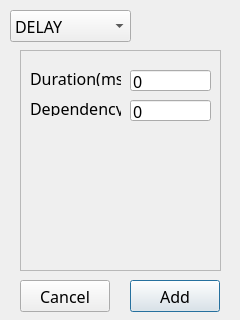
<?xml version="1.0" encoding="UTF-8"?>
<ui version="4.0">
 <class>AddActionWindow</class>
 <widget class="QDialog" name="AddActionWindow">
  <property name="geometry">
   <rect>
    <x>0</x>
    <y>0</y>
    <width>240</width>
    <height>320</height>
   </rect>
  </property>
  <property name="font">
   <font>
    <family>Menlo</family>
    <pointsize>12</pointsize>
   </font>
  </property>
  <property name="windowTitle">
   <string>Dialog</string>
  </property>
  <widget class="QPushButton" name="addButton">
   <property name="geometry">
    <rect>
     <x>130</x>
     <y>280</y>
     <width>90</width>
     <height>32</height>
    </rect>
   </property>
   <property name="text">
    <string>Add</string>
   </property>
  </widget>
  <widget class="QComboBox" name="actionBox">
   <property name="geometry">
    <rect>
     <x>10</x>
     <y>10</y>
     <width>121</width>
     <height>32</height>
    </rect>
   </property>
   <item>
    <property name="text">
     <string>DELAY</string>
    </property>
   </item>
   <item>
    <property name="text">
     <string>PIN_READ</string>
    </property>
   </item>
   <item>
    <property name="text">
     <string>PIN_WRITE</string>
    </property>
   </item>
   <item>
    <property name="text">
     <string>PIN_TRIGGER</string>
    </property>
   </item>
  </widget>
  <widget class="QStackedWidget" name="stackedWidget">
   <property name="geometry">
    <rect>
     <x>20</x>
     <y>50</y>
     <width>201</width>
     <height>221</height>
    </rect>
   </property>
   <property name="currentIndex">
    <number>0</number>
   </property>
   <widget class="QWidget" name="delay_page">
    <widget class="QFrame" name="frame_delay">
     <property name="geometry">
      <rect>
       <x>0</x>
       <y>0</y>
       <width>201</width>
       <height>221</height>
      </rect>
     </property>
     <property name="frameShape">
      <enum>QFrame::Shape::StyledPanel</enum>
     </property>
     <property name="frameShadow">
      <enum>QFrame::Shadow::Raised</enum>
     </property>
     <widget class="QLineEdit" name="lineEdit_duration_d">
      <property name="geometry">
       <rect>
        <x>110</x>
        <y>20</y>
        <width>81</width>
        <height>21</height>
       </rect>
      </property>
      <property name="text">
       <string>0</string>
      </property>
     </widget>
     <widget class="QLabel" name="label_duration_d">
      <property name="geometry">
       <rect>
        <x>10</x>
        <y>20</y>
        <width>91</width>
        <height>16</height>
       </rect>
      </property>
      <property name="text">
       <string>Duration(ms):</string>
      </property>
     </widget>
     <widget class="QLineEdit" name="lineEdit_dependency_d">
      <property name="geometry">
       <rect>
        <x>110</x>
        <y>50</y>
        <width>81</width>
        <height>21</height>
       </rect>
      </property>
      <property name="text">
       <string>0</string>
      </property>
     </widget>
     <widget class="QLabel" name="label_dependency_d">
      <property name="geometry">
       <rect>
        <x>10</x>
        <y>50</y>
        <width>91</width>
        <height>16</height>
       </rect>
      </property>
      <property name="text">
       <string>Dependency:</string>
      </property>
     </widget>
    </widget>
   </widget>
   <widget class="QWidget" name="pin_read_page">
    <widget class="QFrame" name="frame_read">
     <property name="geometry">
      <rect>
       <x>0</x>
       <y>0</y>
       <width>201</width>
       <height>221</height>
      </rect>
     </property>
     <property name="frameShape">
      <enum>QFrame::Shape::StyledPanel</enum>
     </property>
     <property name="frameShadow">
      <enum>QFrame::Shadow::Raised</enum>
     </property>
     <widget class="QWidget" name="w_final_r" native="true">
      <property name="geometry">
       <rect>
        <x>0</x>
        <y>120</y>
        <width>201</width>
        <height>31</height>
       </rect>
      </property>
      <widget class="QLabel" name="label_rfinal">
       <property name="geometry">
        <rect>
         <x>10</x>
         <y>10</y>
         <width>91</width>
         <height>16</height>
        </rect>
       </property>
       <property name="text">
        <string>Final Level:</string>
       </property>
      </widget>
      <widget class="QRadioButton" name="finalRHButton">
       <property name="geometry">
        <rect>
         <x>120</x>
         <y>10</y>
         <width>31</width>
         <height>20</height>
        </rect>
       </property>
       <property name="text">
        <string>H</string>
       </property>
      </widget>
      <widget class="QRadioButton" name="finalRLButton">
       <property name="geometry">
        <rect>
         <x>160</x>
         <y>10</y>
         <width>31</width>
         <height>20</height>
        </rect>
       </property>
       <property name="text">
        <string>L</string>
       </property>
      </widget>
     </widget>
     <widget class="QWidget" name="w_initial_r" native="true">
      <property name="geometry">
       <rect>
        <x>0</x>
        <y>70</y>
        <width>201</width>
        <height>31</height>
       </rect>
      </property>
      <widget class="QRadioButton" name="initialRLButton">
       <property name="geometry">
        <rect>
         <x>160</x>
         <y>0</y>
         <width>31</width>
         <height>20</height>
        </rect>
       </property>
       <property name="text">
        <string>L</string>
       </property>
      </widget>
      <widget class="QLabel" name="label_rinitial">
       <property name="geometry">
        <rect>
         <x>10</x>
         <y>0</y>
         <width>101</width>
         <height>16</height>
        </rect>
       </property>
       <property name="text">
        <string>Initial Level: </string>
       </property>
      </widget>
      <widget class="QRadioButton" name="initialRHButton">
       <property name="geometry">
        <rect>
         <x>120</x>
         <y>0</y>
         <width>31</width>
         <height>20</height>
        </rect>
       </property>
       <property name="text">
        <string>H</string>
       </property>
      </widget>
     </widget>
     <widget class="QWidget" name="w_target_r" native="true">
      <property name="geometry">
       <rect>
        <x>0</x>
        <y>100</y>
        <width>201</width>
        <height>31</height>
       </rect>
      </property>
      <widget class="QRadioButton" name="targetRLButton">
       <property name="geometry">
        <rect>
         <x>160</x>
         <y>0</y>
         <width>31</width>
         <height>20</height>
        </rect>
       </property>
       <property name="text">
        <string>L</string>
       </property>
      </widget>
      <widget class="QRadioButton" name="targetRHButton">
       <property name="geometry">
        <rect>
         <x>120</x>
         <y>0</y>
         <width>31</width>
         <height>20</height>
        </rect>
       </property>
       <property name="text">
        <string>H</string>
       </property>
      </widget>
      <widget class="QLabel" name="label_rtarget">
       <property name="geometry">
        <rect>
         <x>10</x>
         <y>0</y>
         <width>91</width>
         <height>16</height>
        </rect>
       </property>
       <property name="text">
        <string>Target Level:</string>
       </property>
      </widget>
     </widget>
     <widget class="QLabel" name="label_pin_no_r">
      <property name="geometry">
       <rect>
        <x>10</x>
        <y>40</y>
        <width>81</width>
        <height>16</height>
       </rect>
      </property>
      <property name="text">
       <string>Pin No:</string>
      </property>
     </widget>
     <widget class="QLabel" name="label_duration_r">
      <property name="geometry">
       <rect>
        <x>10</x>
        <y>160</y>
        <width>91</width>
        <height>16</height>
       </rect>
      </property>
      <property name="text">
       <string>Duration(ms):</string>
      </property>
     </widget>
     <widget class="QLineEdit" name="lineEdit_duration_r">
      <property name="geometry">
       <rect>
        <x>110</x>
        <y>160</y>
        <width>81</width>
        <height>21</height>
       </rect>
      </property>
      <property name="text">
       <string>0</string>
      </property>
     </widget>
     <widget class="QSpinBox" name="spinBox_r">
      <property name="geometry">
       <rect>
        <x>110</x>
        <y>40</y>
        <width>81</width>
        <height>22</height>
       </rect>
      </property>
      <property name="displayIntegerBase">
       <number>10</number>
      </property>
     </widget>
     <widget class="QLineEdit" name="lineEdit_dependency_r">
      <property name="geometry">
       <rect>
        <x>110</x>
        <y>190</y>
        <width>81</width>
        <height>21</height>
       </rect>
      </property>
      <property name="text">
       <string>0</string>
      </property>
     </widget>
     <widget class="QLabel" name="label_dependency_r">
      <property name="geometry">
       <rect>
        <x>10</x>
        <y>190</y>
        <width>81</width>
        <height>16</height>
       </rect>
      </property>
      <property name="text">
       <string>Dependency:</string>
      </property>
     </widget>
     <widget class="QLabel" name="label_port_r">
      <property name="geometry">
       <rect>
        <x>10</x>
        <y>10</y>
        <width>51</width>
        <height>16</height>
       </rect>
      </property>
      <property name="text">
       <string>Port:</string>
      </property>
     </widget>
     <widget class="QComboBox" name="comboBox_port_r">
      <property name="geometry">
       <rect>
        <x>105</x>
        <y>5</y>
        <width>91</width>
        <height>32</height>
       </rect>
      </property>
      <item>
       <property name="text">
        <string>PORT A</string>
       </property>
      </item>
      <item>
       <property name="text">
        <string>PORT B</string>
       </property>
      </item>
      <item>
       <property name="text">
        <string>PORT C</string>
       </property>
      </item>
      <item>
       <property name="text">
        <string>PORT D</string>
       </property>
      </item>
      <item>
       <property name="text">
        <string>PORT E</string>
       </property>
      </item>
      <item>
       <property name="text">
        <string>PORT F</string>
       </property>
      </item>
     </widget>
    </widget>
   </widget>
   <widget class="QWidget" name="pin_write_page">
    <widget class="QFrame" name="frame_write">
     <property name="geometry">
      <rect>
       <x>0</x>
       <y>0</y>
       <width>201</width>
       <height>221</height>
      </rect>
     </property>
     <property name="frameShape">
      <enum>QFrame::Shape::StyledPanel</enum>
     </property>
     <property name="frameShadow">
      <enum>QFrame::Shadow::Raised</enum>
     </property>
     <widget class="QWidget" name="w_final_w" native="true">
      <property name="geometry">
       <rect>
        <x>0</x>
        <y>130</y>
        <width>201</width>
        <height>31</height>
       </rect>
      </property>
      <widget class="QRadioButton" name="finalWLButton">
       <property name="geometry">
        <rect>
         <x>160</x>
         <y>0</y>
         <width>31</width>
         <height>20</height>
        </rect>
       </property>
       <property name="text">
        <string>L</string>
       </property>
      </widget>
      <widget class="QRadioButton" name="finalWHButton">
       <property name="geometry">
        <rect>
         <x>120</x>
         <y>0</y>
         <width>31</width>
         <height>20</height>
        </rect>
       </property>
       <property name="text">
        <string>H</string>
       </property>
      </widget>
      <widget class="QLabel" name="label_wfinal">
       <property name="geometry">
        <rect>
         <x>10</x>
         <y>0</y>
         <width>91</width>
         <height>16</height>
        </rect>
       </property>
       <property name="text">
        <string>Final Level:</string>
       </property>
      </widget>
     </widget>
     <widget class="QWidget" name="w_initial_w" native="true">
      <property name="geometry">
       <rect>
        <x>0</x>
        <y>70</y>
        <width>201</width>
        <height>31</height>
       </rect>
      </property>
      <widget class="QRadioButton" name="initialWLButton">
       <property name="geometry">
        <rect>
         <x>160</x>
         <y>0</y>
         <width>31</width>
         <height>20</height>
        </rect>
       </property>
       <property name="text">
        <string>L</string>
       </property>
      </widget>
      <widget class="QRadioButton" name="initialWHButton">
       <property name="geometry">
        <rect>
         <x>120</x>
         <y>0</y>
         <width>31</width>
         <height>20</height>
        </rect>
       </property>
       <property name="text">
        <string>H</string>
       </property>
      </widget>
      <widget class="QLabel" name="label_winitial">
       <property name="geometry">
        <rect>
         <x>10</x>
         <y>0</y>
         <width>91</width>
         <height>16</height>
        </rect>
       </property>
       <property name="text">
        <string>Initial Level: </string>
       </property>
      </widget>
     </widget>
     <widget class="QWidget" name="w_target_w" native="true">
      <property name="geometry">
       <rect>
        <x>0</x>
        <y>100</y>
        <width>201</width>
        <height>31</height>
       </rect>
      </property>
      <widget class="QRadioButton" name="targetWLButton">
       <property name="geometry">
        <rect>
         <x>160</x>
         <y>0</y>
         <width>31</width>
         <height>20</height>
        </rect>
       </property>
       <property name="text">
        <string>L</string>
       </property>
      </widget>
      <widget class="QRadioButton" name="targetWHButton">
       <property name="geometry">
        <rect>
         <x>120</x>
         <y>0</y>
         <width>31</width>
         <height>20</height>
        </rect>
       </property>
       <property name="text">
        <string>H</string>
       </property>
      </widget>
      <widget class="QLabel" name="label_wtarget">
       <property name="geometry">
        <rect>
         <x>10</x>
         <y>0</y>
         <width>91</width>
         <height>16</height>
        </rect>
       </property>
       <property name="text">
        <string>Target Level:</string>
       </property>
      </widget>
     </widget>
     <widget class="QSpinBox" name="spinBox_w">
      <property name="geometry">
       <rect>
        <x>110</x>
        <y>40</y>
        <width>81</width>
        <height>22</height>
       </rect>
      </property>
     </widget>
     <widget class="QLineEdit" name="lineEdit_dependency_w">
      <property name="geometry">
       <rect>
        <x>110</x>
        <y>190</y>
        <width>81</width>
        <height>21</height>
       </rect>
      </property>
      <property name="text">
       <string>0</string>
      </property>
     </widget>
     <widget class="QLabel" name="label_duration_w">
      <property name="geometry">
       <rect>
        <x>10</x>
        <y>160</y>
        <width>91</width>
        <height>16</height>
       </rect>
      </property>
      <property name="text">
       <string>Duration(ms):</string>
      </property>
     </widget>
     <widget class="QLabel" name="label_dependency_w">
      <property name="geometry">
       <rect>
        <x>10</x>
        <y>190</y>
        <width>81</width>
        <height>16</height>
       </rect>
      </property>
      <property name="text">
       <string>Dependency:</string>
      </property>
     </widget>
     <widget class="QLineEdit" name="lineEdit_duration_w">
      <property name="geometry">
       <rect>
        <x>110</x>
        <y>160</y>
        <width>81</width>
        <height>21</height>
       </rect>
      </property>
      <property name="text">
       <string>0</string>
      </property>
     </widget>
     <widget class="QLabel" name="label_pin_no_w">
      <property name="geometry">
       <rect>
        <x>10</x>
        <y>40</y>
        <width>91</width>
        <height>16</height>
       </rect>
      </property>
      <property name="text">
       <string>Pin No:</string>
      </property>
     </widget>
     <widget class="QComboBox" name="comboBox_port_w">
      <property name="geometry">
       <rect>
        <x>105</x>
        <y>5</y>
        <width>91</width>
        <height>32</height>
       </rect>
      </property>
      <item>
       <property name="text">
        <string>PORT A</string>
       </property>
      </item>
      <item>
       <property name="text">
        <string>PORT B</string>
       </property>
      </item>
      <item>
       <property name="text">
        <string>PORT C</string>
       </property>
      </item>
      <item>
       <property name="text">
        <string>PORT D</string>
       </property>
      </item>
      <item>
       <property name="text">
        <string>PORT E</string>
       </property>
      </item>
      <item>
       <property name="text">
        <string>PORT F</string>
       </property>
      </item>
     </widget>
     <widget class="QLabel" name="label_port_r_w">
      <property name="geometry">
       <rect>
        <x>10</x>
        <y>10</y>
        <width>91</width>
        <height>16</height>
       </rect>
      </property>
      <property name="text">
       <string>Port:</string>
      </property>
     </widget>
    </widget>
   </widget>
   <widget class="QWidget" name="pin_trigger_page">
    <widget class="QFrame" name="frame_trigger">
     <property name="geometry">
      <rect>
       <x>0</x>
       <y>0</y>
       <width>201</width>
       <height>221</height>
      </rect>
     </property>
     <property name="frameShape">
      <enum>QFrame::Shape::StyledPanel</enum>
     </property>
     <property name="frameShadow">
      <enum>QFrame::Shadow::Raised</enum>
     </property>
     <widget class="QWidget" name="w_target_t" native="true">
      <property name="geometry">
       <rect>
        <x>0</x>
        <y>90</y>
        <width>201</width>
        <height>31</height>
       </rect>
      </property>
      <widget class="QRadioButton" name="targetTHButton">
       <property name="geometry">
        <rect>
         <x>120</x>
         <y>10</y>
         <width>31</width>
         <height>20</height>
        </rect>
       </property>
       <property name="text">
        <string>H</string>
       </property>
      </widget>
      <widget class="QRadioButton" name="targetTLButton">
       <property name="geometry">
        <rect>
         <x>160</x>
         <y>10</y>
         <width>31</width>
         <height>20</height>
        </rect>
       </property>
       <property name="text">
        <string>L</string>
       </property>
      </widget>
     </widget>
     <widget class="QLabel" name="label_pin_no_t">
      <property name="geometry">
       <rect>
        <x>10</x>
        <y>40</y>
        <width>81</width>
        <height>16</height>
       </rect>
      </property>
      <property name="text">
       <string>Pin No:</string>
      </property>
     </widget>
     <widget class="QWidget" name="w_initial_t" native="true">
      <property name="geometry">
       <rect>
        <x>0</x>
        <y>60</y>
        <width>201</width>
        <height>31</height>
       </rect>
      </property>
      <widget class="QRadioButton" name="initialTHButton">
       <property name="geometry">
        <rect>
         <x>120</x>
         <y>10</y>
         <width>31</width>
         <height>20</height>
        </rect>
       </property>
       <property name="text">
        <string>H</string>
       </property>
      </widget>
      <widget class="QRadioButton" name="initialTLButton">
       <property name="geometry">
        <rect>
         <x>160</x>
         <y>10</y>
         <width>31</width>
         <height>20</height>
        </rect>
       </property>
       <property name="text">
        <string>L</string>
       </property>
      </widget>
     </widget>
     <widget class="QSpinBox" name="spinBox_t">
      <property name="geometry">
       <rect>
        <x>110</x>
        <y>40</y>
        <width>81</width>
        <height>22</height>
       </rect>
      </property>
      <property name="displayIntegerBase">
       <number>10</number>
      </property>
     </widget>
     <widget class="QComboBox" name="comboBox_port_t">
      <property name="geometry">
       <rect>
        <x>105</x>
        <y>5</y>
        <width>91</width>
        <height>32</height>
       </rect>
      </property>
      <item>
       <property name="text">
        <string>PORT A</string>
       </property>
      </item>
      <item>
       <property name="text">
        <string>PORT B</string>
       </property>
      </item>
      <item>
       <property name="text">
        <string>PORT C</string>
       </property>
      </item>
      <item>
       <property name="text">
        <string>PORT D</string>
       </property>
      </item>
      <item>
       <property name="text">
        <string>PORT E</string>
       </property>
      </item>
      <item>
       <property name="text">
        <string>PORT F</string>
       </property>
      </item>
     </widget>
     <widget class="QLabel" name="label_port_t">
      <property name="geometry">
       <rect>
        <x>10</x>
        <y>10</y>
        <width>91</width>
        <height>16</height>
       </rect>
      </property>
      <property name="text">
       <string>Port:</string>
      </property>
     </widget>
     <widget class="QLabel" name="label_timeout_t">
      <property name="geometry">
       <rect>
        <x>10</x>
        <y>130</y>
        <width>91</width>
        <height>16</height>
       </rect>
      </property>
      <property name="text">
       <string>Timeout(ms):</string>
      </property>
     </widget>
     <widget class="QLineEdit" name="lineEdit_timeout_t">
      <property name="geometry">
       <rect>
        <x>110</x>
        <y>130</y>
        <width>81</width>
        <height>21</height>
       </rect>
      </property>
      <property name="text">
       <string>0</string>
      </property>
     </widget>
     <widget class="QLineEdit" name="lineEdit_dependency_t">
      <property name="geometry">
       <rect>
        <x>110</x>
        <y>160</y>
        <width>81</width>
        <height>21</height>
       </rect>
      </property>
      <property name="text">
       <string>0</string>
      </property>
     </widget>
     <widget class="QLabel" name="label_dependency_t">
      <property name="geometry">
       <rect>
        <x>10</x>
        <y>160</y>
        <width>81</width>
        <height>16</height>
       </rect>
      </property>
      <property name="text">
       <string>Dependency:</string>
      </property>
     </widget>
     <widget class="QLabel" name="label_ttarget">
      <property name="geometry">
       <rect>
        <x>10</x>
        <y>100</y>
        <width>91</width>
        <height>16</height>
       </rect>
      </property>
      <property name="text">
       <string>Target Level:</string>
      </property>
     </widget>
     <widget class="QLabel" name="label_tinitial">
      <property name="geometry">
       <rect>
        <x>10</x>
        <y>70</y>
        <width>91</width>
        <height>16</height>
       </rect>
      </property>
      <property name="text">
       <string>Initial Level: </string>
      </property>
     </widget>
    </widget>
   </widget>
  </widget>
  <widget class="QPushButton" name="cancelButton">
   <property name="geometry">
    <rect>
     <x>20</x>
     <y>280</y>
     <width>90</width>
     <height>32</height>
    </rect>
   </property>
   <property name="text">
    <string>Cancel</string>
   </property>
  </widget>
 </widget>
 <resources/>
 <connections/>
</ui>
